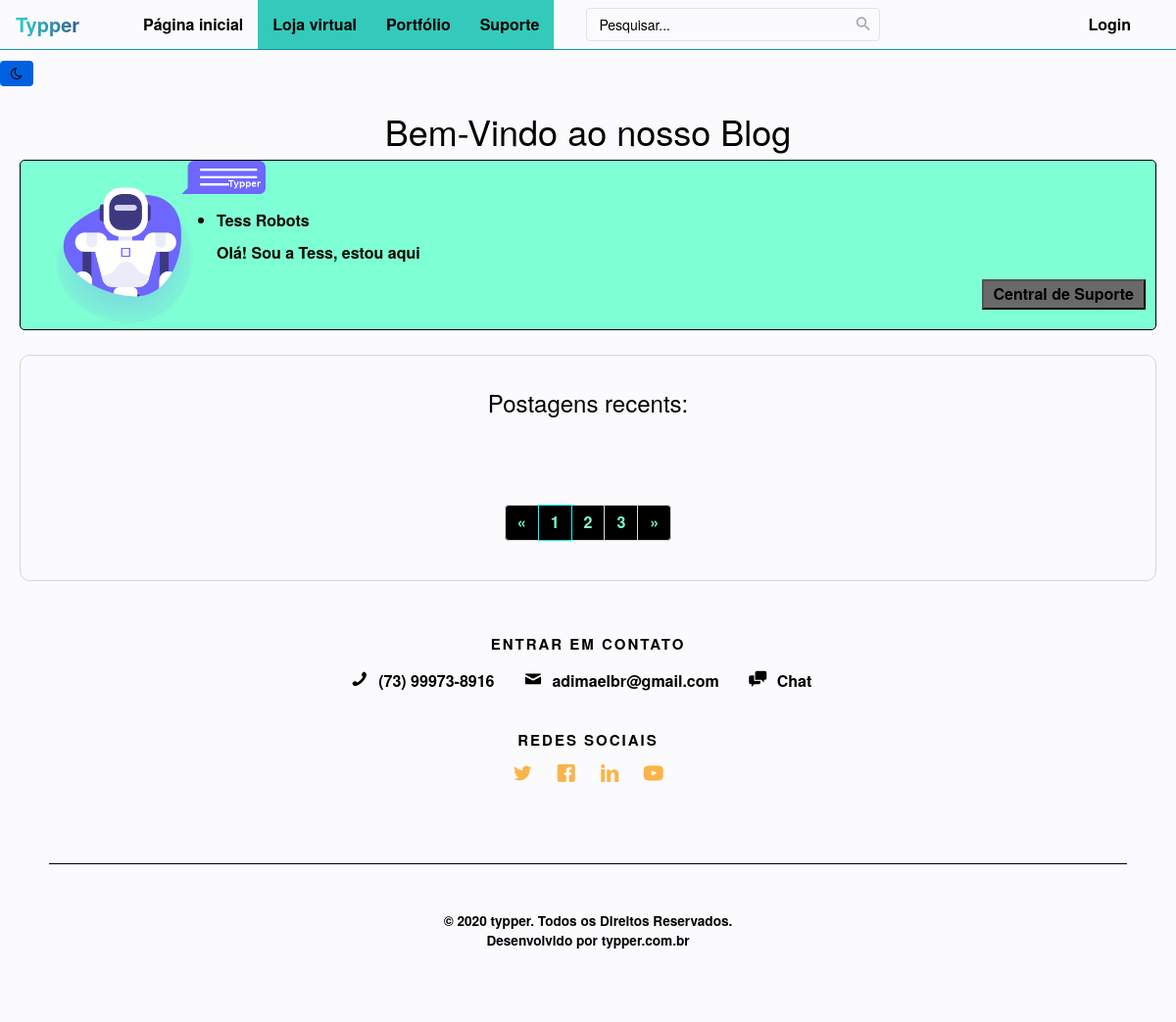
The app's page /, older data.
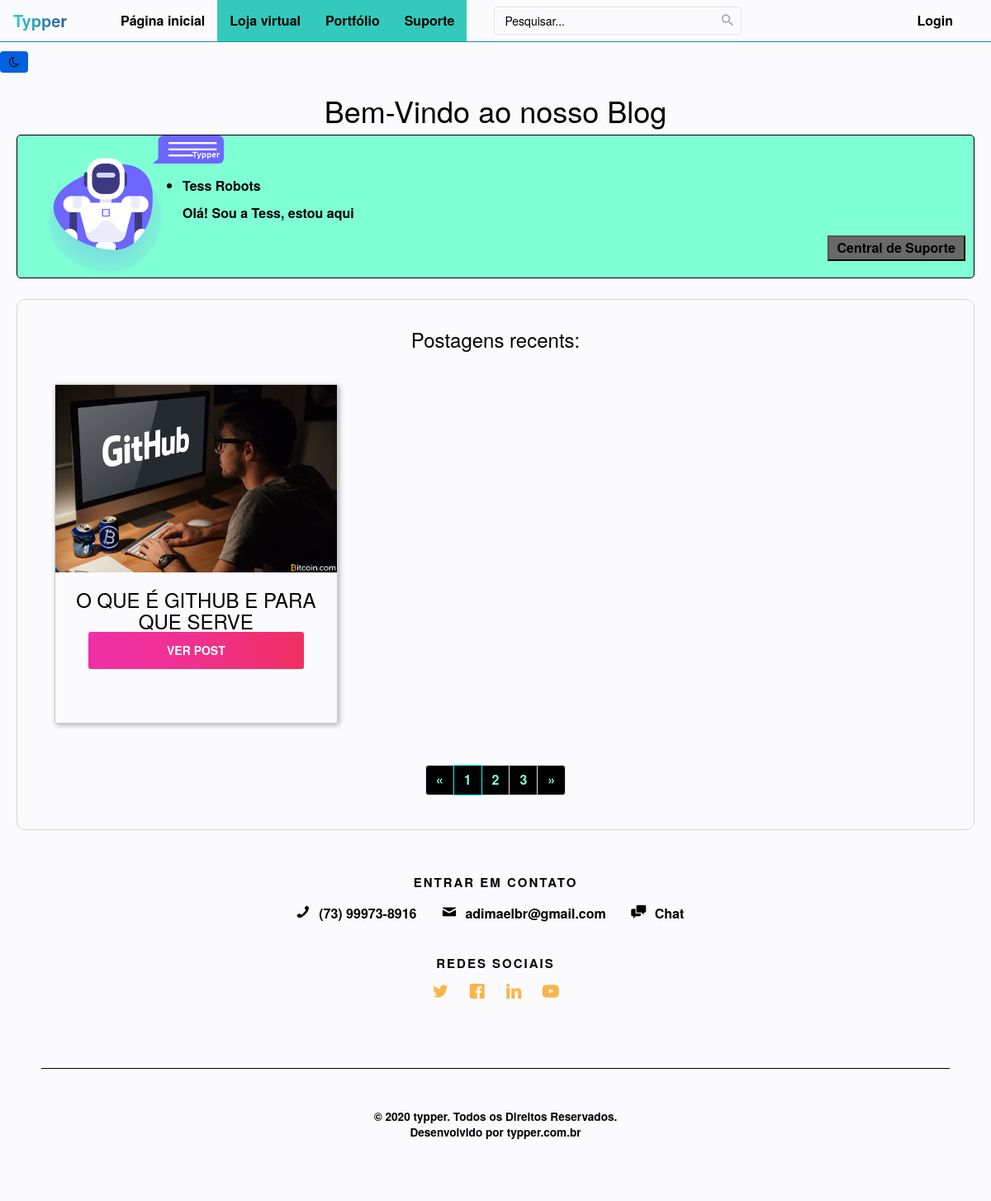
The same page, newer data.
### tables this page shows
CREATE TABLE `tb_postagens` (
  `id` int(11) NOT NULL,
  `titulo` varchar(255) NOT NULL,
  `texto` longtext NOT NULL,
  `imagem` varchar(128) DEFAULT NULL,
  `data` date NOT NULL
);

### suporte/function/limita-texto.php (called while the page is built)
<?php
function limitarTexto($texto, $limite){
  $contador = strlen($texto);
  if ( $contador >= $limite ) {
      $texto = substr($texto, 0, strrpos(substr($texto, 0, $limite), ' ')) . '...';
      return $texto;
  }
  else{
    return $texto;
  }
}
?>

### index.php (the view, shortened to what this page needs)
<?php
include("includes/header.php");
?>
<body>
<nav class="navbar navbar-default navbar-expand-lg navbar-light">
    <div class="navbar-header d-flex col">
      <a class="navbar-brand" href="javascript:void(0);">Typ<b>per</b></a>
    </div>
    <div id="navbarCollapse" class="collapse navbar-collapse justify-content-start">
      <ul class="nav navbar-nav">
        <li class="nav-item active"><a href="index.php" class="nav-link">Página inicial</a></li>
        <li class="nav-item"><a href="store.php" class="nav-link">Loja virtual</a></li>
        <li class="nav-item"><a href="portfolio.php" class="nav-link">Portfólio</a></li>
        <li class="nav-item"><a href="suporte.php" class="nav-link">Suporte</a></li>
      </ul>
      <form class="navbar-form form-inline">
        <div class="input-group search-box">
          <input type="text" id="search" class="form-control" placeholder="Pesquisar...">
          <span class="input-group-addon"><i class="material-icons">&#xE8B6;</i></span>
        </div>
      </form>
      <ul class="nav navbar-nav navbar-right ml-auto">
        <li class="nav-item">
        <?php
        if(isset($_SESSION['username']))
        {
          echo '<a class="nav-login dropdown-toggle" target="_blank" href="suporte/dashboard.php"><i class="icon-stack"></i>Admin</a>';
          echo '<li class="nav-item">
          <a href="logout.php" class="btn-primary dropdown-toggle get-started-btn mt-1 mb-1"><i class="icon-arrow-right"></i>Logout</a></li>';
        } else {
          echo '<a data-toggle="dropdown" class="nav-login dropdown-toggle" href="#">Login</a>';
            }
          ?>
        </li>
      </ul>
    </div>
  </nav>
  <div class="container">
  <button class="btn btn-action mr-5" type="button" onclick="toggleTheme()"><i class="fa fa-moon-o" aria-hidden="true"></i><span class="sr-only">Toggle dark mode</span></button>
</div>
<div class="container">
  <h1 class="bemvindo">Bem-Vindo ao nosso Blog</h1>
  <?php
  include("includes/tess.php")
  ?>
</div>
  <div class="mut-panel prof-panel">
    <h3>Postagens recents:</h3>
    <div class="container" id="jar">
    <main class="grid">
<?php
if(isset($_GET['buttonPesquisar']) and $_GET['txtpesquisar'] != ''){
    $produto = $_GET['txtpesquisar'] . '%';
    $query = "select * from tb_produtos where id_user = $_SESSION[id_user]  order by produto asc";
}else if(isset($_GET['buttonPesquisarCPF']) and $_GET['txtpesquisarcpf'] != ''){
    $produto = $_GET['txtpesquisarcpf'];
    $query = "select * from tb_produtos where cpf = '$produto'  order by produto asc";
}
else{
$query = "select * from tb_postagens WHERE id = id order by titulo ASC";
}
    $result = mysqli_query($conn, $query);
    $row = mysqli_num_rows($result);
if($row == ''){
    echo "<h3> Não existem dados cadastrados no banco </h3>";
}else{
?>
<?php
while($res_1 = mysqli_fetch_array($result)){
    $id = $res_1["id"];
    $titulo = $res_1["titulo"];
    $texto = $res_1["texto"];
    $img = $res_1["imagem"];
?>
      <article class="content">
      <div><?php echo "<img src='images/postagens/".$img."' alt='Sample photo'"; ?></div>
        <div class="text">
          <h3><?php echo $titulo; ?></h3>
          <p> <?php echo limitarTexto($texto, $limite=176) ?></p>
        <div class="text">
        <button onclick="window.location.href = 'postagem.php?p=<?php echo $titulo;?>&id=<?php echo $id;?>'">ver post</button>
        </div>
      </article>
      <?php
        }
      ?>
      <?php
          }
      ?>
    </main>
  </div>
    <nav aria-label="...">
      <ul class="pagination">
        <li id="previous-page"><a href="javascript:void(0)" aria-label="Previous"><span aria-hidden="true">«</span></a></li>
      <li class="current-page active"><a href="javascript:void(0)">1</a></li><li class="current-page"><a href="javascript:void(0)">2</a></li><li class="current-page"><a href="javascript:void(0)">3</a></li><li id="next-page"><a href="javascript:void(0)" aria-label="Next"><span aria-hidden="true">»</span></a></li></ul>
    </nav>
  </div>
      <br>
  <?php
  include("includes/footer.php");
  ?>
</body>
</html>

### includes/header.php (shortened to what this page needs)
<?php session_start();
require("suporte/function/limita-texto.php");
?>
<!DOCTYPE html>
<html lang="pt-br" class="theme-light">
<head>
  <link rel="stylesheet" href="css/style.css" type="text/css">
  <link rel="stylesheet" href="css/navbar.css" type="text/css">
  <link rel="stylesheet" href="css/darkmode.css" type="text/css">
  <link rel='stylesheet' href='css/footer.css' />
  <link rel="stylesheet" href="css/bootstrap-select.css">
  <link rel="stylesheet" href="https://cdnjs.cloudflare.com/ajax/libs/font-awesome/4.7.0/css/font-awesome.min.css">
  <link href="https://gitcdn.github.io/bootstrap-toggle/2.2.2/css/bootstrap-toggle.min.css" rel="stylesheet">
  <link rel="stylesheet" href="css/icomoon.css">
  <link rel="stylesheet" href="css/themify-icons.css">
  <link rel="stylesheet" href="css/bootstrap.css">
</head>

### includes/tess.php
<div class="post">
      <a href="suporte.php"><img src="images/tess.png" alt="robot"></a>
      <ul class="post-user">
       <li>Tess Robots</li>
      </ul>
      <ul class="post-desc">
        <li>
          <div id="result"></div>
        </li>
      </ul>
      <a href="suporte.php"><div class="btnsuport">
        <button>Central de Suporte</button>
      </div></a>
  </div>

### includes/footer.php (shortened to what this page needs)
<footer id="gtco-footer" role="contentinfo" style="background-color:#181a1b;" data-stellar-background-ratio="0.5">
  <div class="overlay"></div>
  <div class="gtco-container">
    <div class="row row-pb-md">
      <div class="col-md-12 text-center">
        <div class="gtco-widget">
          <h3>Entrar em Contato</h3>
          <ul class="gtco-quick-contact">
            <li>
              <a href="javascript:void(0);">
                <i class="icon-phone"></i> (73) 99973-8916</a>
            </li>
            <li>
              <a href="javascript:void(0);">
                <i class="icon-mail2"></i> adimaelbr@gmail.com</a>
            </li>
            <li>
              <a href="javascript:void(0);">
                <i class="icon-chat"></i> Chat</a>
            </li>
          </ul>
        </div>
        <div class="gtco-widget">
          <h3>Redes Sociais</h3>
          <ul class="gtco-social-icons">
            <li>
              <a href="https://twitter.com/adimaelbr" target="_blank">
                <i class="icon-twitter"></i>
              </a>
            </li>
            <li>
              <a href="https://www.facebook.com/adimael.dev" target="_blank">
                <i class="icon-facebook"></i>
              </a>
            </li>
            <li>
              <a href="javascript:void(0);" target="_blank">
                <i class="icon-linkedin"></i>
              </a>
            </li>
            <li>
              <a href="https://www.youtube.com/c/Infoworkportal/" target="_blank">
                <i class="icon-youtube"></i>
              </a>
            </li>
          </ul>
        </div>
      </div>
      <div class="col-md-12 text-center copyright">
        <p>
          <small class="block">&copy; 2020 typper. Todos os Direitos Reservados.</small>
          <small class="block">Desenvolvido por
            <a href="https://typper.com.br" target="_blank">typper.com.br</a>
          </small>
        </p>
      </div>
    </div>
  </div>
</footer>

### css/style.css (style rules this page uses)
html, body { margin: 0; padding: 0; }
.container { display: block; width: 100%; height: 100%; padding-left: 0%; background: var(--color-secondary); flex-direction: column; justify-content: center; align-items: center; }
.container button { margin-top: -18px; color: var(--font-color); background: var(--color-primary); padding: 2px 10px; }
p { color: var(--font-color); }
.bemvindo { text-align: center; }
.post { width: auto; height: auto; padding-bottom: 20px; cursor: pointer; border-radius: 5px; margin-left: 20px; margin-right: 20px; border: 1px solid; background-color: var(--color-posts); }
.post img { width: 250px; height: auto; }
.post-user { margin-top: -150px; margin-left: 160px; }
.post-desc { list-style-type: none; margin-left: 160px; }
.prof-panel { box-shadow: none; margin-top: 25px; border-width: 1px; border-radius: 30px; border-style: solid; border-color: rgb(214, 214, 214); margin-left: 20px; margin-right: 20px; border-image: initial; text-align: center; }
.mut-panel { padding: 15px; margin-bottom: 1.25rem; border-radius: 10px; }
.btnsuport { text-align: right; margin-right: 10px; margin-top: 20px; }
.btnsuport button { border-radius: 0%; background-color: dimgrey; }
.grid { margin: 30px; display: grid; grid-template-columns: repeat(3, 1fr); grid-gap: 20px; align-items: stretch; }
.grid > article { border: 1px solid #ccc; box-shadow: 2px 2px 6px 0px rgba(0,0,0,0.3); border-radius: 3px; text-align: center; }
.grid > article img { width: 100%; }
.text { padding: 0 20px 20px; }
.text > h3 { text-transform: uppercase; }
.text > button { background: linear-gradient(to right, #f030a7, #f0308d, #f03061); border-radius: 3px; border: 0; color: white; padding: 10px; width: 100%; font-weight: 600; text-shadow: 2px 2px 6px 0px rgba(0,0,0,0.3); text-transform: uppercase; }

### css/navbar.css (style rules this page uses)
body { background-color: var(--color-primary); font-family: "Roboto", "Helvetica Neue", Helvetica, Arial, sans-serif; font-weight: 600; }
.form-control { box-shadow: none; font-weight: normal; font-size: 13px; }
.navbar-header.col { padding: 0 !important; }
.navbar { background: var(--color-secondary); padding-left: 16px; padding-right: 16px; border: none; border-bottom: 1px solid #0b94a7; border-radius: 0; }
.nav-link { background: #33cabb; padding-top: 8px; padding-bottom: 6px; vertical-align: middle; border: none; }
.navbar .navbar-brand, .navbar .navbar-brand:hover, .navbar .navbar-brand:focus { padding-left: 0; font-size: 20px; padding-right: 50px; background: linear-gradient(to right, #30CFD0 0%, #330867 100%); background-clip: border-box; -webkit-background-clip: text; -webkit-text-fill-color: transparent; }
.navbar .navbar-brand b { font-weight: bold; color: var(--font-color); }
.navbar .form-inline { display: inline-block; }
.navbar .nav li { position: relative; }
.navbar .nav li a { color: var(--font-color); }
.search-box { position: relative; }
.search-box input { padding-right: 35px; border-color: #dfe3e8; border-radius: 4px !important; box-shadow: none }
.search-box .input-group-addon { min-width: 35px; border: none; background: transparent; position: absolute; right: 0; z-index: 9; padding: 7px; height: 100%; }
.search-box i { color: #a0a5b1; font-size: 19px; }
.navbar .navbar-right li:first-child a { padding-right: 30px; }
.navbar ul.nav li.active a, .navbar ul.nav li.open > a { background: transparent !important; }
.navbar .navbar-form { border: none; }
.navbar .navbar-right .dropdown-toggle::after { display: none; }
@media (min-width: 1200px) { .form-inline .input-group { width: 300px; margin-left: 30px; } }

### css/darkmode.css (style rules this page uses)
.theme-light { --color-primary: #0060df; --color-secondary: #fbfbfe; --color-posts: aquamarine; --color-accent: #fd6f53; --font-color: #000000; }

### css/icomoon.css (style rules this page uses)
[class^="icon-"], [class*=" icon-"] { font-family: 'icomoon' !important; speak: none; font-style: normal; font-weight: normal; font-variant: normal; text-transform: none; line-height: 1; -webkit-font-smoothing: antialiased; -moz-osx-font-smoothing: grayscale; }
.icon-chat:before { content: "\e97c"; }
.icon-mail2:before { content: "\e9da"; }
.icon-phone:before { content: "\e9f4"; }
.icon-facebook:before { content: "\ea67"; }
.icon-linkedin:before { content: "\ea73"; }
.icon-twitter:before { content: "\ea7c"; }
.icon-youtube:before { content: "\ea80"; }

Row changes from the older to the newer data that the page shows:
added tb_postagens: imagem (picture), titulo "O QUE É GITHUB E PARA QUE SERVE"
